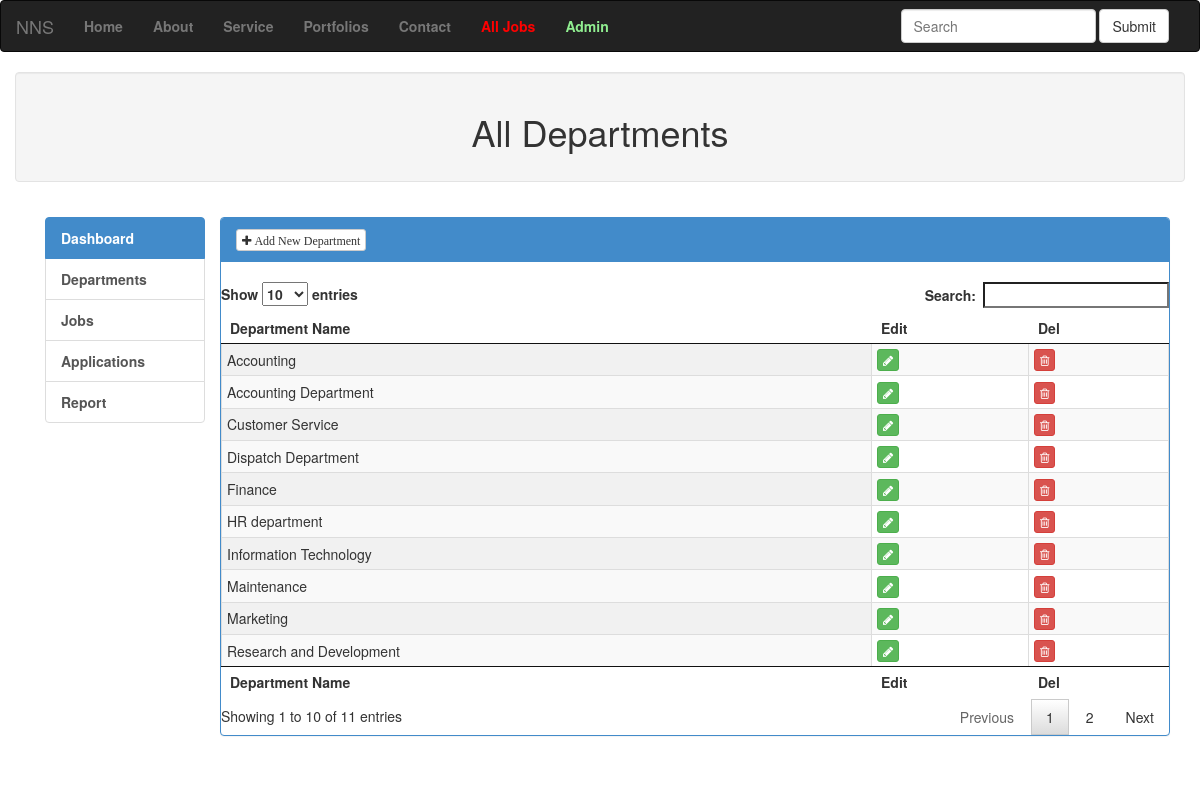
/index.php/post_controller/department, run on the app's committed database.
### tables this page shows
CREATE TABLE IF NOT EXISTS `departments` (
`id` int(11) NOT NULL,
  `department_name` varchar(50) NOT NULL
);

### application/controllers/Post_controller.php (called while the page is built, shortened)
<?php
class Post_controller extends CI_Controller {
	public function department(){
		$data['department']=$this->post_model->get_department();
		$this->load->view('department',$data);
	}
}

### index.php (called while the page is built, shortened)
<?php
require_once BASEPATH.'core/CodeIgniter.php';

### application/models/Post_model.php (called while the page is built, shortened)
<?php
class post_model extends CI_Model {
	public function get_department($id=false){
		if($id===false){
			$data=$this->db->get('departments');
			return $data->result();
		}
		$this->db->where('departments.id',$id);
		return $this->db->delete('departments');
	}
}

### application/views/department.php (the view)
<?php include_once("header.php");?>
<div class="well container"><h1 class="text-center">All Departments</h1></div>
<div class="container">
	<div class="row">
		  <div class="panel-body">
				<div class="col-md-2">
					<?php include_once("sidebar.php");?>
				</div>
				<div class="col-md-10">
				<div class="row">
				   <div class="panel panel-primary">
					  <div class="panel-heading"><a href="<?php echo site_url('post_controller/newdepartment')?>" class="btn btn-default btn-xs">
						 <i class="fa fa-plus"> Add New Department</i></a>
					  </div><br>
					<table id="" class="cell-border display compact example" cellspacing="0" width="100%">
						<thead>
							<tr>
								<th>Department Name</th>
								<th>Edit</th>
								<th>Del</th>
							</tr>
						</thead>
						 <tbody>
						<?php foreach($department as $dept):?>
							<tr>
								<td><?php echo $dept->department_name?></td>
								<td><a class="btn btn-success btn-xs" href="#"><i class="fa fa-pencil"></i></a></td>
								<td><a class="btn btn-danger btn-xs" href="<?php echo site_url('post_controller/del_department/'.$dept->id);?>"><i class="fa fa-trash-o"></i></a></td>
							</tr>
						<?php endforeach;?>
						</tbody>
						<tfoot>
							<tr>
								<th>Department Name</th>
								<th>Edit</th>
								<th>Del</th>
							</tr>
						</tfoot>
					</table>
				</div>
		  </div>
				</div>
	   </div>
</div>
</div>
<?php include_once("footer.php")?>

### data on the page
departments: department_name "Accounting"
departments: department_name "Accounting Department"
departments: department_name "HR department"
departments: department_name "Marketing"
departments: department_name "Information Technology"
departments: department_name "Maintenance"
departments: department_name "Customer Service"
departments: department_name "Finance"
departments: department_name "Dispatch Department"
departments: department_name "Research and Development"
